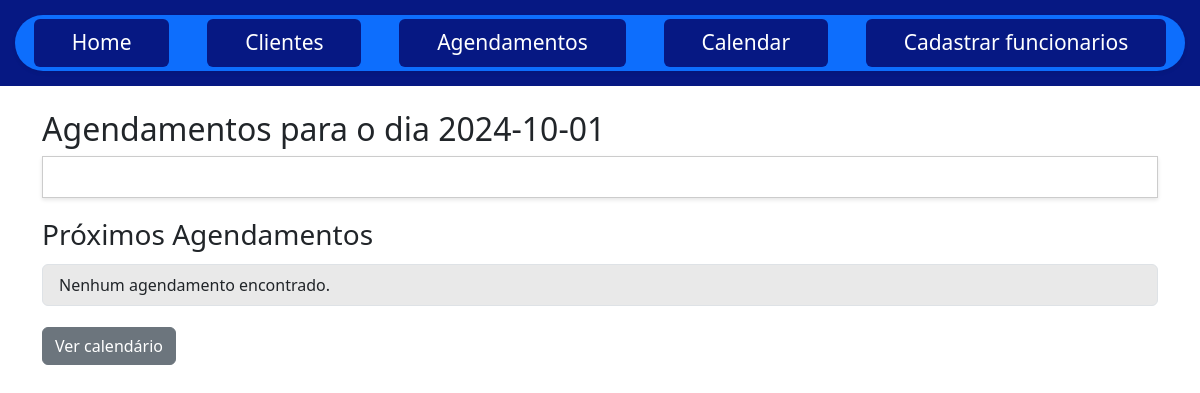
The app's page /tasks/2024-10-01, older data.
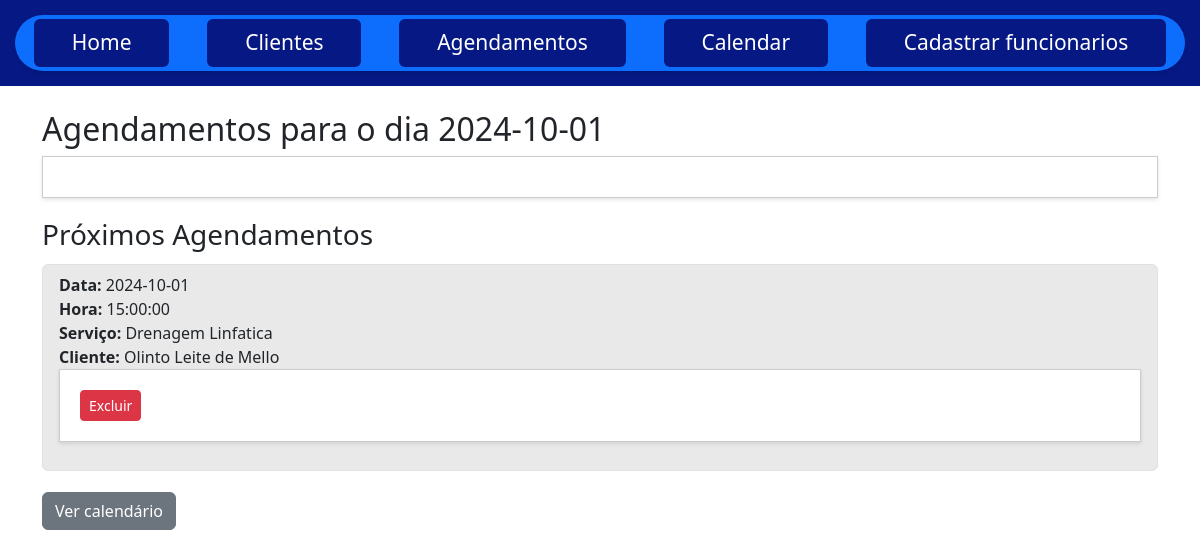
The same page, newer data.
### app.py (models this page shows)
class Appointment(db.Model):
    id = db.Column(db.Integer, primary_key=True)
    client_id = db.Column(db.Integer, db.ForeignKey('client.cpf'), nullable=False)
    date = db.Column(db.String(100), nullable=False)
    time = db.Column(db.Time, nullable=False)
    service = db.Column(db.String(100), nullable=False)
    client = db.relationship('Client', backref=db.backref('appointments', lazy=True))

class Client(db.Model):
    cpf = db.Column(db.Integer, primary_key=True)
    name = db.Column(db.String(100), nullable=False)
    contact = db.Column(db.String(100), nullable=False)
    email = db.Column(db.String(100), nullable=False)  # Novo campo de email
    address = db.Column(db.String(200), nullable=False)  # Novo campo de endereço
    house_number = db.Column(db.String(20), nullable=False)  # Novo campo de número da casa

### app.py (the view)
@app.route('/tasks/<date>')
def tasks(date):
    appointments = Appointment.query.filter(Appointment.date == date).all()
    return render_template('tasks.html', date=date, appointments=appointments)

### templates/tasks.html (shortened to what this page needs)
{% extends 'base.html' %}
{% block content %}
<body>
    <div class="container mt-4">
        <h2>Agendamentos para o dia {{ date }}</h2>
        <form method="POST" action="{{ url_for('tasks', date=date) }}">
        </form>
        <h3>Próximos Agendamentos</h3>
        <ul class="list-group">
            {% for appointment in appointments %}
            <li class="list-group-item">
                <strong>Data:</strong> {{ appointment.date }} <br>
                <strong>Hora:</strong> {{ appointment.time }} <br>
                <strong>Serviço:</strong> {{ appointment.service }} <br>
                <strong>Cliente:</strong> {{ appointment.client.name }}
                <form action="{{ url_for('delete_appointment', appointment_id=appointment.id) }}" method="post">
                    <button type="submit" class="btn btn-danger btn-sm">Excluir</button>
                </form>
            </li>
            {% else %}
            <li class="list-group-item">Nenhum agendamento encontrado.</li>
            {% endfor %}
        </ul>
        <div class="mt-3">
            <a href="{{ url_for('calendar') }}" class="btn btn-secondary">Ver calendário</a>
        </div>
    </div>
</body>
{% endblock %}

### templates/base.html (shortened to what this page needs)
<!DOCTYPE html>
<html lang="pt-BR">
<head>
    <link href="https://cdn.jsdelivr.net/npm/fullcalendar@6.1.8/main.min.css" rel="stylesheet">
    <link rel="stylesheet" href="{{ url_for('static', filename='styles.css') }}">
    <link href="https://cdn.jsdelivr.net/npm/bootstrap@5.3.0-alpha1/dist/css/bootstrap.min.css" rel="stylesheet">
</head>
<body>
    <header>
        <nav class="nav nav-pills nav-fill gap-2 p-1 small bg-primary rounded-5 shadow-sm" id="pillNav" role="tablist" style="--bs-nav-link-color: var(--bs-white); --bs-nav-pills-link-active-color: var(--bs-primary); --bs-nav-pills-link-active-bg: var(--bs-white);">
            <a class="nav-link {% if request.endpoint == 'home' %}active{% endif %}" href="{{ url_for('home') }}">Home</a>
            <a class="nav-link {% if request.endpoint == 'clients' %}active{% endif %}" href="{{ url_for('clients') }}">Clientes</a>
            <a class="nav-link {% if request.endpoint == 'appointments' %}active{% endif %}" href="{{ url_for('appointments') }}">Agendamentos</a>
            <a class="nav-link {% if request.endpoint == 'calendar' %}active{% endif %}" href="{{ url_for('calendar') }}">Calendar</a>
            <a class="nav-link {% if request.endpoint == 'employees' %}active{% endif %}" href="{{ url_for('employees') }}">Cadastrar funcionarios</a>
        </nav>
    </header>
    <main>
        {% block content %}{% endblock %}
    </main>
</body>
</html>

### static/styles.css (style rules this page uses)
body { font-family: Arial, sans-serif; background-color: #f9f9f9; margin: 0; padding: 0; }
header { background-color: #061883; color: white; padding: 15px; text-align: center; font-size: 24px; }
nav { display: flex; justify-content: center; padding: 15px; background-color: #061883; }
nav a { color: white; margin: 0 15px; text-decoration: none; font-weight: bold; padding: 10px 20px; border-radius: 5px; }
h2 { color: #333; margin-top: 20px; }
form { background-color: #fff; padding: 20px; border: 1.5px solid #ccc; margin-bottom: 20px; box-shadow: 0px 2px 4px rgba(0, 0, 0, 0.1); }
form button { background-color: #4CAF50; color: white; border: none; padding: 10px 20px; cursor: pointer; border-radius: 4px; font-size: 16px; transition: background-color 0.3s ease; }
ul { list-style-type: none; padding: 0; }
ul li { background-color: #f4f4f4; padding: 10px; margin: 5px 0; border-radius: 4px; }
ul li:nth-child(odd) { background-color: #e9e9e9; }
.nav-pills .nav-link { background-color: #061883; color: white; border-radius: 5px; }

Row changes from the older to the newer data that the page shows:
added Appointment: date "2024-10-01", time "15:00:00", service "Drenagem Linfatica", client.name "Olinto Leite de Mello"
Text that changed along with them:
text no longer shown: "Nenhum agendamento encontrado."
